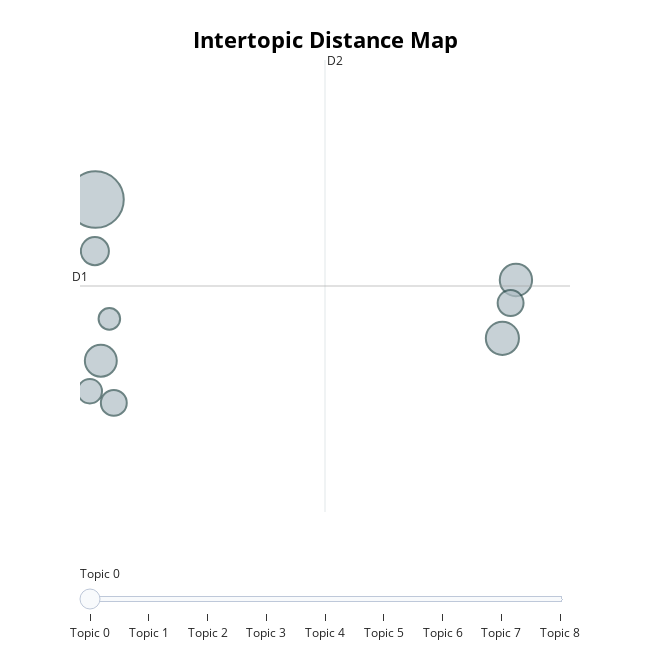
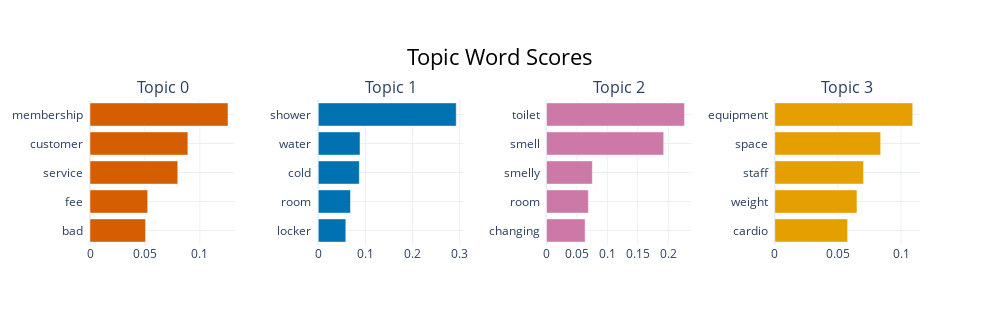
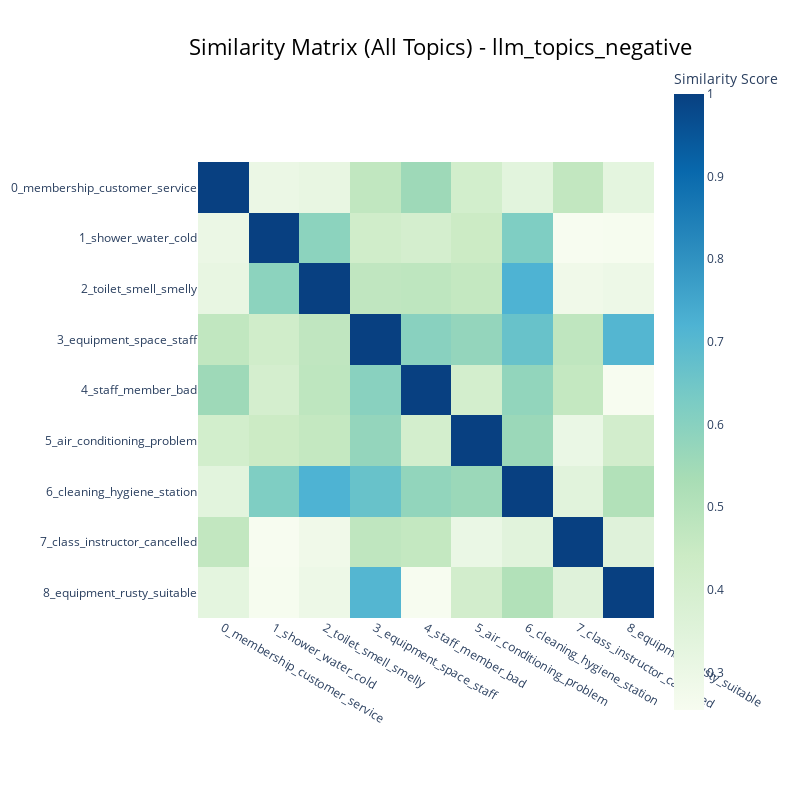
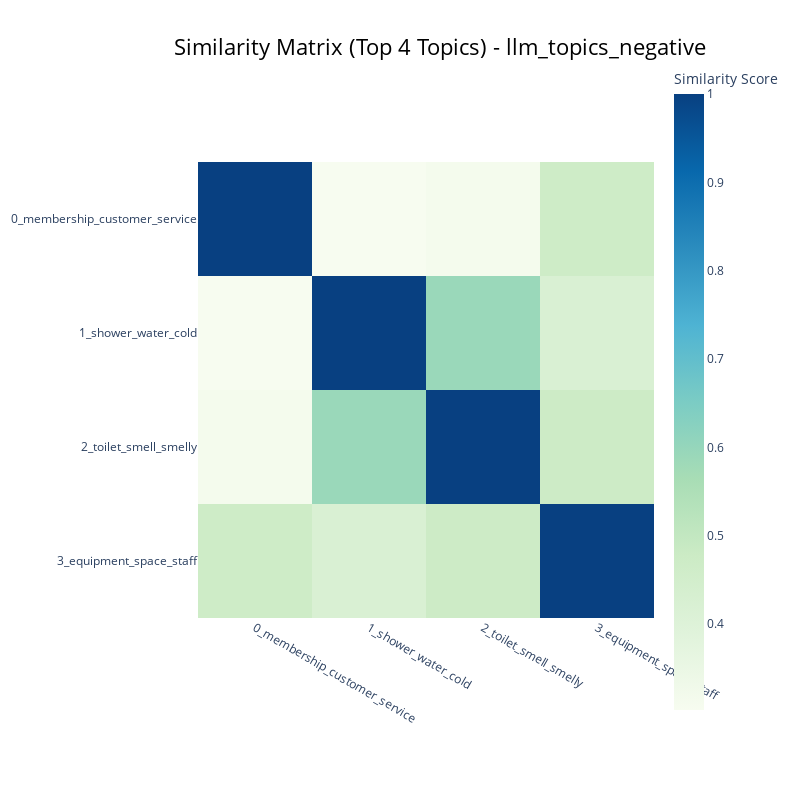

Notebook cell for these charts, in order:
### Code cell
# Note: SAMPLE_SIZE only affects Falcon extraction. BERTopic is always run on the imported (saved) full extracted topic dataset.
#       This approach has been adopted as BERTopic struggles to find topics on small samples and creates errors when running.
TOP_N_TOPICS = 4
N_WORDS_BARCHART = 5
LABEL = "llm_topics_negative"

UMAP_N_NEIGHBOURS = 15
UMAP_N_COMPONENTS = 5
UMAP_MIN_DIST = 0
UMAP_METRIC = "cosine"

runner = BERTopicRunner(
    model_dir=MODEL_DIR,
    plot_dir=PLOT_DIR,
    table_dir=TABLE_DIR,
    seed=SEED,
    top_n_topics=TOP_N_TOPICS,
    n_words_barchart=N_WORDS_BARCHART,
    min_topic_size=30,
    show_plots=True,
    save_png=True,
    png_scale=2,
    
    
    # UMAP controls
    umap_n_neighbors=UMAP_N_NEIGHBOURS,
    umap_n_components=UMAP_N_COMPONENTS,
    umap_min_dist=UMAP_MIN_DIST,
    umap_metric=UMAP_METRIC,
)

result_llm_topics = runner.run(
    df_topics_for_bertopic,
    label=LABEL,
    text_col=FALCON_TOPIC_TEXT_COL,
    verbose=True,
)

print(result_llm_topics.plot_paths)
display(result_llm_topics.topic_info.head(5))
display(result_llm_topics.top_topics_table.head(5))

### Figure 1 — Plotly figure (JSON) as saved in the notebook; plotly's stock layout.template omitted (floating-point values rounded to 4 significant figures)
{"data": [{"customdata": [[0, "membership | customer | service | fee | bad", 248], [1, "shower | water | cold | room | locker", 85], [2, "toilet | smell | smelly | room | changing", 81], [3, "equipment | space | staff | weight | cardio", 79], [4, "staff | member | bad | experience | rude", 61], [5, "air | conditioning | problem | aircon | working", 52], [6, "cleaning | hygiene | station | cleanliness | equipment", 52], [7, "class | instructor | cancelled | bike | inconsistent", 46], [8, "equipment | rusty | suitable | good | better", 36]], "hovertemplate": "<b>Topic %{customdata[0]}</b><br>%{customdata[1]}<br>Size: %{customdata[2]}", "legendgroup": "", "marker": {"color": "#B0BEC5", "line": {"color": "DarkSlateGrey", "width": 2}, "size": [248, 85, 81, 79, 61, 52, 52, 46, 36], "sizemode": "area", "sizeref": 0.155, "symbol": "circle"}, "mode": "markers", "name": "", "orientation": "v", "showlegend": false, "type": "scatter", "x": [-2.709, 15.67, 16.28, -2.469, -2.737, -1.882, 16.04, -2.964, -2.084], "xaxis": "x", "y": [9.753, 8.299, 8.91, 8.064, 9.213, 7.622, 8.669, 7.744, 8.503], "yaxis": "y"}], "layout": {"annotations": [{"showarrow": false, "text": "D1", "x": -3.409, "y": 8.847, "yshift": 10}, {"showarrow": false, "text": "D2", "x": 7.658, "xshift": 10, "y": 11.22}], "height": 650, "hoverlabel": {"bgcolor": "white", "font": {"family": "Rockwell", "size": 16}}, "legend": {"itemsizing": "constant", "tracegroupgap": 0}, "margin": {"t": 60}, "shapes": [{"line": {"color": "#CFD8DC", "width": 2}, "type": "line", "x0": 7.658, "x1": 7.658, "y0": 6.479, "y1": 11.22}, {"line": {"color": "#9E9E9E", "width": 2}, "type": "line", "x0": -3.409, "x1": 18.72, "y0": 8.847, "y1": 8.847}], "sliders": [{"active": 0, "pad": {"t": 50}, "steps": [{"args": [{"marker.color": [["red", "#B0BEC5", "#B0BEC5", "#B0BEC5", "#B0BEC5", "#B0BEC5", "#B0BEC5", "#B0BEC5", "#B0BEC5"]]}], "label": "Topic 0", "method": "update"}, {"args": [{"marker.color": [["#B0BEC5", "red", "#B0BEC5", "#B0BEC5", "#B0BEC5", "#B0BEC5", "#B0BEC5", "#B0BEC5", "#B0BEC5"]]}], "label": "Topic 1", "method": "update"}, {"args": [{"marker.color": [["#B0BEC5", "#B0BEC5", "red", "#B0BEC5", "#B0BEC5", "#B0BEC5", "#B0BEC5", "#B0BEC5", "#B0BEC5"]]}], "label": "Topic 2", "method": "update"}, {"args": [{"marker.color": [["#B0BEC5", "#B0BEC5", "#B0BEC5", "red", "#B0BEC5", "#B0BEC5", "#B0BEC5", "#B0BEC5", "#B0BEC5"]]}], "label": "Topic 3", "method": "update"}, {"args": [{"marker.color": [["#B0BEC5", "#B0BEC5", "#B0BEC5", "#B0BEC5", "red", "#B0BEC5", "#B0BEC5", "#B0BEC5", "#B0BEC5"]]}], "label": "Topic 4", "method": "update"}, {"args": [{"marker.color": [["#B0BEC5", "#B0BEC5", "#B0BEC5", "#B0BEC5", "#B0BEC5", "red", "#B0BEC5", "#B0BEC5", "#B0BEC5"]]}], "label": "Topic 5", "method": "update"}, {"args": [{"marker.color": [["#B0BEC5", "#B0BEC5", "#B0BEC5", "#B0BEC5", "#B0BEC5", "#B0BEC5", "red", "#B0BEC5", "#B0BEC5"]]}], "label": "Topic 6", "method": "update"}, {"args": [{"marker.color": [["#B0BEC5", "#B0BEC5", "#B0BEC5", "#B0BEC5", "#B0BEC5", "#B0BEC5", "#B0BEC5", "red", "#B0BEC5"]]}], "label": "Topic 7", "method": "update"}, {"args": [{"marker.color": [["#B0BEC5", "#B0BEC5", "#B0BEC5", "#B0BEC5", "#B0BEC5", "#B0BEC5", "#B0BEC5", "#B0BEC5", "red"]]}], "label": "Topic 8", "method": "update"}]}], "title": {"font": {"color": "Black", "size": 22}, "text": "<b>Intertopic Distance Map</b>", "x": 0.5, "xanchor": "center", "y": 0.95, "yanchor": "top"}, "width": 650, "xaxis": {"anchor": "y", "domain": [0, 1], "range": [-3.409, 18.72], "title": {"text": ""}, "visible": false}, "yaxis": {"anchor": "x", "domain": [0, 1], "range": [6.479, 11.22], "title": {"text": ""}, "visible": false}}}

### Figure 2 — Plotly figure (JSON) as saved in the notebook; plotly's stock layout.template omitted (floating-point values rounded to 4 significant figures)
{"data": [{"marker": {"color": "#D55E00"}, "orientation": "h", "type": "bar", "x": [0.05056, 0.05252, 0.07992, 0.0891, 0.1256], "xaxis": "x", "y": ["bad  ", "fee  ", "service  ", "customer  ", "membership  "], "yaxis": "y"}, {"marker": {"color": "#0072B2"}, "orientation": "h", "type": "bar", "x": [0.05843, 0.06835, 0.08705, 0.08858, 0.2925], "xaxis": "x2", "y": ["locker  ", "room  ", "cold  ", "water  ", "shower  "], "yaxis": "y2"}, {"marker": {"color": "#CC79A7"}, "orientation": "h", "type": "bar", "x": [0.06351, 0.06877, 0.07537, 0.1926, 0.2268], "xaxis": "x3", "y": ["changing  ", "room  ", "smelly  ", "smell  ", "toilet  "], "yaxis": "y3"}, {"marker": {"color": "#E69F00"}, "orientation": "h", "type": "bar", "x": [0.05771, 0.06513, 0.07031, 0.08389, 0.1093], "xaxis": "x4", "y": ["cardio  ", "weight  ", "staff  ", "space  ", "equipment  "], "yaxis": "y4"}], "layout": {"annotations": [{"font": {"size": 16}, "showarrow": false, "text": "Topic 0", "x": 0.0875, "xanchor": "center", "xref": "paper", "y": 1, "yanchor": "bottom", "yref": "paper"}, {"font": {"size": 16}, "showarrow": false, "text": "Topic 1", "x": 0.3625, "xanchor": "center", "xref": "paper", "y": 1, "yanchor": "bottom", "yref": "paper"}, {"font": {"size": 16}, "showarrow": false, "text": "Topic 2", "x": 0.6375, "xanchor": "center", "xref": "paper", "y": 1, "yanchor": "bottom", "yref": "paper"}, {"font": {"size": 16}, "showarrow": false, "text": "Topic 3", "x": 0.9125, "xanchor": "center", "xref": "paper", "y": 1, "yanchor": "bottom", "yref": "paper"}], "height": 325, "hoverlabel": {"bgcolor": "white", "font": {"family": "Rockwell", "size": 16}}, "showlegend": false, "title": {"font": {"color": "Black", "size": 22}, "text": "Topic Word Scores", "x": 0.5, "xanchor": "center", "yanchor": "top"}, "width": 1000, "xaxis": {"anchor": "y", "domain": [0, 0.175], "showgrid": true}, "xaxis2": {"anchor": "y2", "domain": [0.275, 0.45], "showgrid": true}, "xaxis3": {"anchor": "y3", "domain": [0.55, 0.725], "showgrid": true}, "xaxis4": {"anchor": "y4", "domain": [0.825, 1], "showgrid": true}, "yaxis": {"anchor": "x", "domain": [0, 1], "showgrid": true}, "yaxis2": {"anchor": "x2", "domain": [0, 1], "showgrid": true}, "yaxis3": {"anchor": "x3", "domain": [0, 1], "showgrid": true}, "yaxis4": {"anchor": "x4", "domain": [0, 1], "showgrid": true}}}

### Figure 3 — Plotly figure (JSON) as saved in the notebook; plotly's stock layout.template omitted (floating-point values rounded to 4 significant figures)
{"data": [{"coloraxis": "coloraxis", "hovertemplate": "x: %{x}<br>y: %{y}<br>Similarity Score: %{z}<extra></extra>", "name": "0", "type": "heatmap", "x": ["0_membership_customer_service", "1_shower_water_cold", "2_toilet_smell_smelly", "3_equipment_space_staff", "4_staff_member_bad", "5_air_conditioning_problem", "6_cleaning_hygiene_station", "7_class_instructor_cancelled", "8_equipment_rusty_suitable"], "xaxis": "x", "y": ["0_membership_customer_service", "1_shower_water_cold", "2_toilet_smell_smelly", "3_equipment_space_staff", "4_staff_member_bad", "5_air_conditioning_problem", "6_cleaning_hygiene_station", "7_class_instructor_cancelled", "8_equipment_rusty_suitable"], "yaxis": "y", "z": [[1.0, 0.3026, 0.3156, 0.4699, 0.554, 0.4113, 0.3399, 0.4675, 0.3298], [0.3026, 1.0, 0.591, 0.4205, 0.402, 0.4416, 0.6186, 0.2544, 0.2572], [0.3156, 0.591, 1.0, 0.4725, 0.4758, 0.4626, 0.7203, 0.2833, 0.293], [0.4699, 0.4205, 0.4725, 1.0, 0.5976, 0.5757, 0.666, 0.4755, 0.7077], [0.554, 0.402, 0.4758, 0.5976, 1.0, 0.4064, 0.5789, 0.4615, 0.2556], [0.4113, 0.4416, 0.4626, 0.5757, 0.4064, 1.0, 0.5609, 0.3053, 0.4128], [0.3399, 0.6186, 0.7203, 0.666, 0.5789, 0.5609, 1.0, 0.3445, 0.5087], [0.4675, 0.2544, 0.2833, 0.4755, 0.4615, 0.3053, 0.3445, 1.0, 0.3538], [0.3298, 0.2572, 0.293, 0.7077, 0.2556, 0.4128, 0.5087, 0.3538, 1.0]]}], "layout": {"coloraxis": {"colorbar": {"title": {"text": "Similarity Score"}}, "colorscale": [[0, "rgb(247,252,240)"], [0.125, "rgb(224,243,219)"], [0.25, "rgb(204,235,197)"], [0.375, "rgb(168,221,181)"], [0.5, "rgb(123,204,196)"], [0.625, "rgb(78,179,211)"], [0.75, "rgb(43,140,190)"], [0.875, "rgb(8,104,172)"], [1, "rgb(8,64,129)"]]}, "height": 800, "hoverlabel": {"bgcolor": "white", "font": {"family": "Rockwell", "size": 16}}, "legend": {"title": {"text": "Trend"}}, "margin": {"t": 60}, "showlegend": true, "title": {"font": {"color": "Black", "size": 22}, "text": "Similarity Matrix (All Topics) - llm_topics_negative", "x": 0.55, "xanchor": "center", "y": 0.95, "yanchor": "top"}, "width": 800, "xaxis": {"anchor": "y", "constrain": "domain", "domain": [0, 1], "scaleanchor": "y"}, "yaxis": {"anchor": "x", "autorange": "reversed", "constrain": "domain", "domain": [0, 1]}}}

### Figure 4 — Plotly figure (JSON) as saved in the notebook; plotly's stock layout.template omitted (floating-point values rounded to 4 significant figures)
{"data": [{"coloraxis": "coloraxis", "hovertemplate": "x: %{x}<br>y: %{y}<br>Similarity Score: %{z}<extra></extra>", "name": "0", "type": "heatmap", "x": ["0_membership_customer_service", "1_shower_water_cold", "2_toilet_smell_smelly", "3_equipment_space_staff"], "xaxis": "x", "y": ["0_membership_customer_service", "1_shower_water_cold", "2_toilet_smell_smelly", "3_equipment_space_staff"], "yaxis": "y", "z": [[1.0, 0.3026, 0.3156, 0.4699], [0.3026, 1.0, 0.591, 0.4205], [0.3156, 0.591, 1.0, 0.4725], [0.4699, 0.4205, 0.4725, 1.0]]}], "layout": {"coloraxis": {"colorbar": {"title": {"text": "Similarity Score"}}, "colorscale": [[0, "rgb(247,252,240)"], [0.125, "rgb(224,243,219)"], [0.25, "rgb(204,235,197)"], [0.375, "rgb(168,221,181)"], [0.5, "rgb(123,204,196)"], [0.625, "rgb(78,179,211)"], [0.75, "rgb(43,140,190)"], [0.875, "rgb(8,104,172)"], [1, "rgb(8,64,129)"]]}, "height": 800, "hoverlabel": {"bgcolor": "white", "font": {"family": "Rockwell", "size": 16}}, "legend": {"title": {"text": "Trend"}}, "margin": {"t": 60}, "showlegend": true, "title": {"font": {"color": "Black", "size": 22}, "text": "Similarity Matrix (Top 4 Topics) - llm_topics_negative", "x": 0.55, "xanchor": "center", "y": 0.95, "yanchor": "top"}, "width": 800, "xaxis": {"anchor": "y", "constrain": "domain", "domain": [0, 1], "scaleanchor": "y"}, "yaxis": {"anchor": "x", "autorange": "reversed", "constrain": "domain", "domain": [0, 1]}}}
